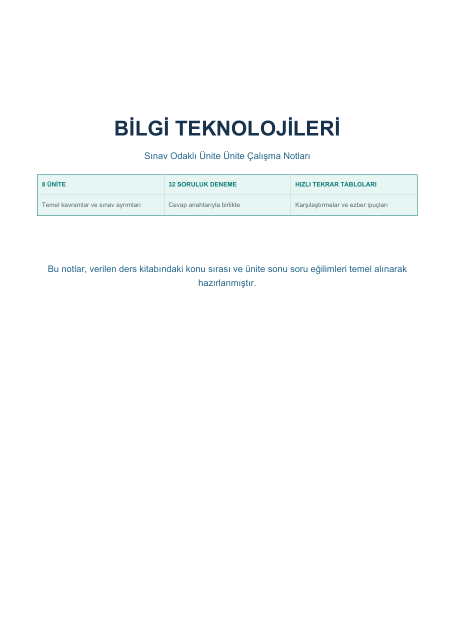
#> input picture tmp/pdfs/bilgi-tech-render/page-01.png, 910 x 1287 px (shown at 1/2 size); its folder holds only this picture in this run
$ python make_bilgi_tech_contact.py
#> lines starting #> are read from the running program, lines starting #| are printed output that depends on the picture
from pathlib import Path
from PIL import Image, ImageDraw

folder = Path(r"C:\Projeler\hoca-ile-borsa\tmp\pdfs\bilgi-tech-render")
files = sorted(folder.glob("page-*.png"))
thumb_w = 240
gap = 12
cols = 5
thumbs = []
for index, file in enumerate(files, start=1):
    image = Image.open(file).convert("RGB")
#> image is the input picture: PIL image 910x1287 RGB; mean R, G, B 251, 252.4, 252.5
    ratio = thumb_w / image.width
#> ratio = 0.264
    thumb = image.resize((thumb_w, int(image.height * ratio)))
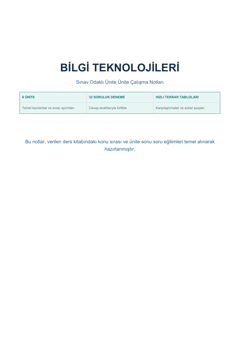
#> thumb: PIL image 240x339 RGB; mean R, G, B 250.9, 252.3, 252.5
    canvas = Image.new("RGB", (thumb_w, thumb.height + 24), "white")
#> canvas: PIL image 240x363 RGB; every value is 255
    canvas.paste(thumb, (0, 24))
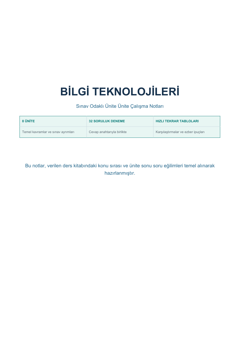
#> canvas: PIL image 240x363 RGB; mean R, G, B 251.2, 252.5, 252.6
    ImageDraw.Draw(canvas).text((6, 5), f"Sayfa {index}", fill="black")
    thumbs.append(canvas)

rows = (len(thumbs) + cols - 1) // cols
#> rows = 1
cell_h = max(t.height for t in thumbs)
#> cell_h = 363
sheet = Image.new("RGB", (cols * thumb_w + (cols + 1) * gap, rows * cell_h + (rows + 1) * gap), "#D9E1E6")
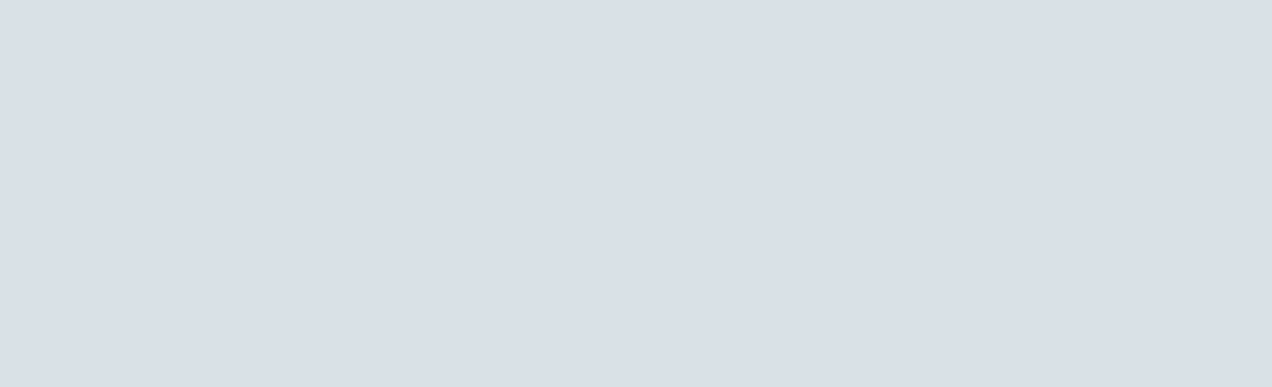
#> sheet: PIL image 1272x387 RGB; mean R, G, B 217, 225, 230
for index, thumb in enumerate(thumbs):
    x = gap + (index % cols) * (thumb_w + gap)
    y = gap + (index // cols) * (cell_h + gap)
    sheet.paste(thumb, (x, y))
#> this loop made 1 pass
#> (x, y) on pass 1: (12, 12)
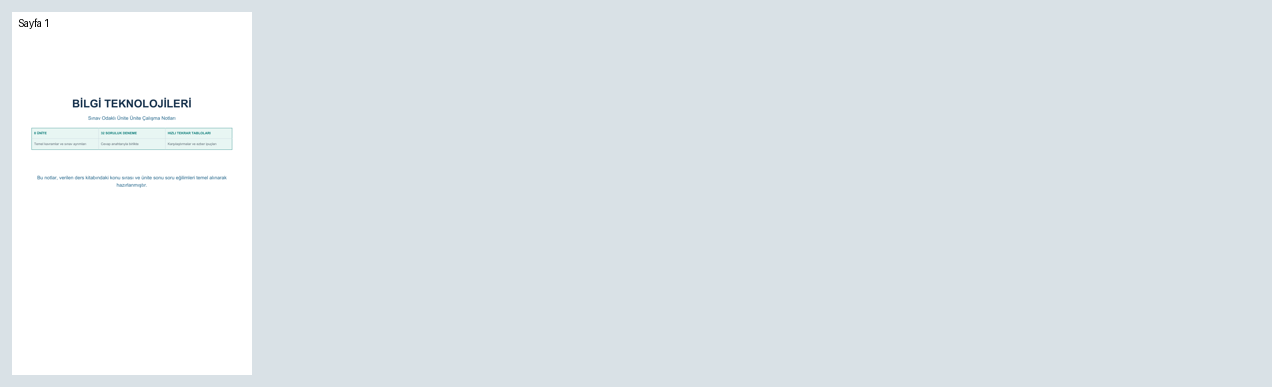
#> sheet: PIL image 1272x387 RGB; mean R, G, B 223, 229.8, 234
out = Path(r"C:\Projeler\hoca-ile-borsa\tmp\pdfs\bilgi-tech-contact.png")
sheet.save(out)
print(out)

$ run again, on tmp/pdfs/bilgi-tech-render/page-05.png
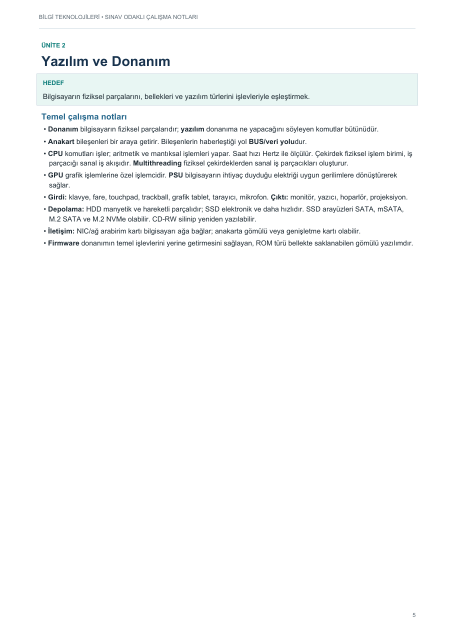
#> input picture tmp/pdfs/bilgi-tech-render/page-05.png, 910 x 1287 px (shown at 1/2 size)
#> image is the input picture: PIL image 910x1287 RGB; mean R, G, B 249.1, 250, 250.2
#> `canvas.paste(thumb, (0, 24))`:
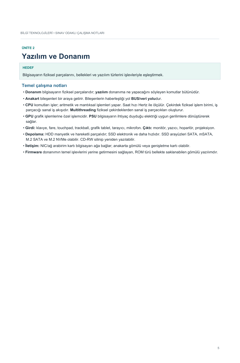
#> canvas: PIL image 240x363 RGB; mean R, G, B 249.4, 250.2, 250.4
#> rows = 1
#> cell_h = 363
#> the loop `for index, thumb in enumerate(thumbs):` made 1 pass
#> (x, y) on pass 1: (12, 12)
#> after the loop `for index, thumb in enumerate(thumbs):`:
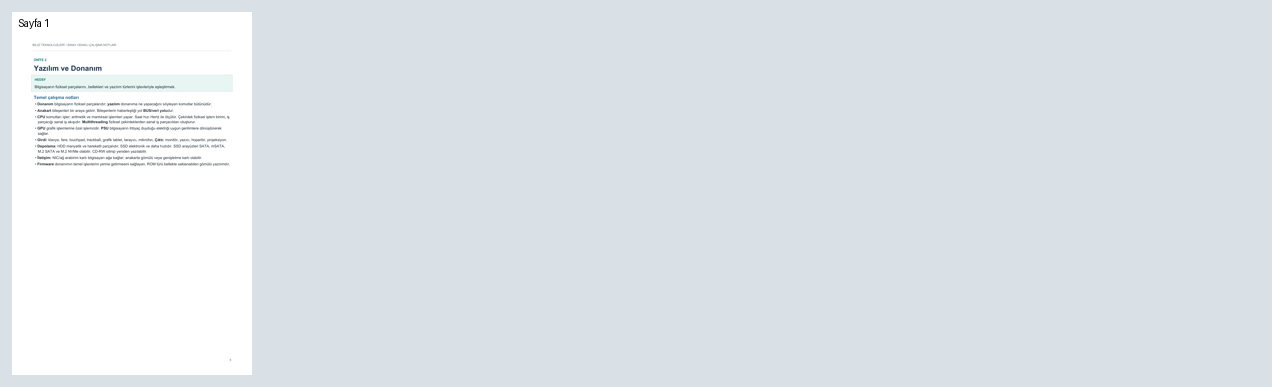
#> sheet: PIL image 1272x387 RGB; mean R, G, B 222.7, 229.4, 233.6

$ run again, on tmp/pdfs/bilgi-tech-render/page-06.png
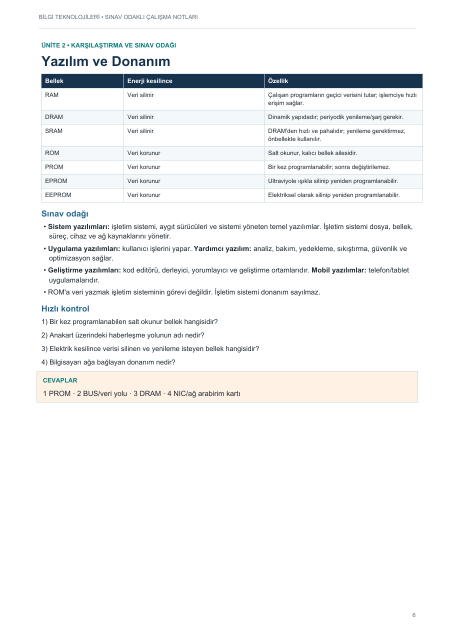
#> input picture tmp/pdfs/bilgi-tech-render/page-06.png, 910 x 1287 px (shown at 1/2 size)
#> image is the input picture: PIL image 910x1287 RGB; mean R, G, B 244.7, 245.4, 245.8
#> `canvas.paste(thumb, (0, 24))`:
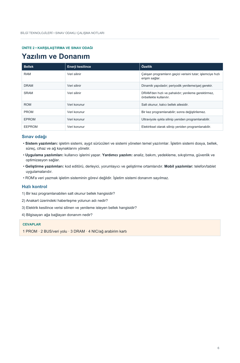
#> canvas: PIL image 240x363 RGB; mean R, G, B 245.2, 245.9, 246.3
#> rows = 1
#> cell_h = 363
#> the loop `for index, thumb in enumerate(thumbs):` made 1 pass
#> (x, y) on pass 1: (12, 12)
#> after the loop `for index, thumb in enumerate(thumbs):`:
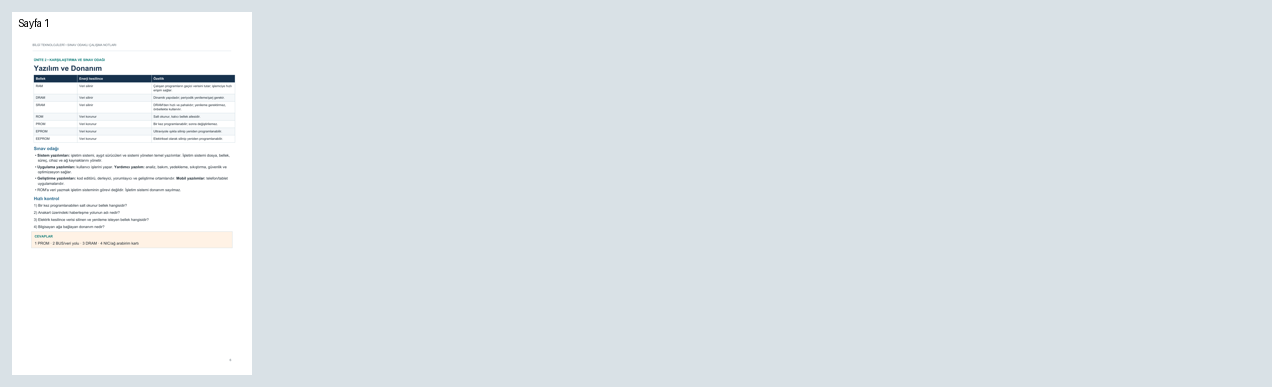
#> sheet: PIL image 1272x387 RGB; mean R, G, B 222, 228.7, 232.8

$ run again, on tmp/pdfs/bilgi-tech-render/page-02.png
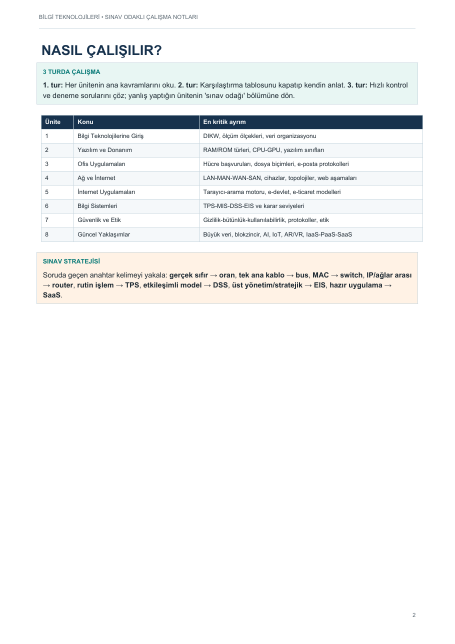
#> input picture tmp/pdfs/bilgi-tech-render/page-02.png, 910 x 1287 px (shown at 1/2 size)
#> image is the input picture: PIL image 910x1287 RGB; mean R, G, B 244.7, 245.8, 245.7
#> `canvas.paste(thumb, (0, 24))`:
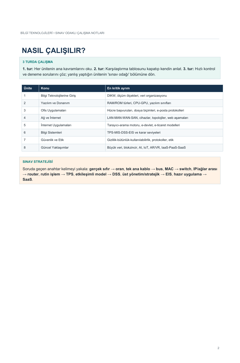
#> canvas: PIL image 240x363 RGB; mean R, G, B 245.3, 246.3, 246.2
#> rows = 1
#> cell_h = 363
#> the loop `for index, thumb in enumerate(thumbs):` made 1 pass
#> (x, y) on pass 1: (12, 12)
#> after the loop `for index, thumb in enumerate(thumbs):`:
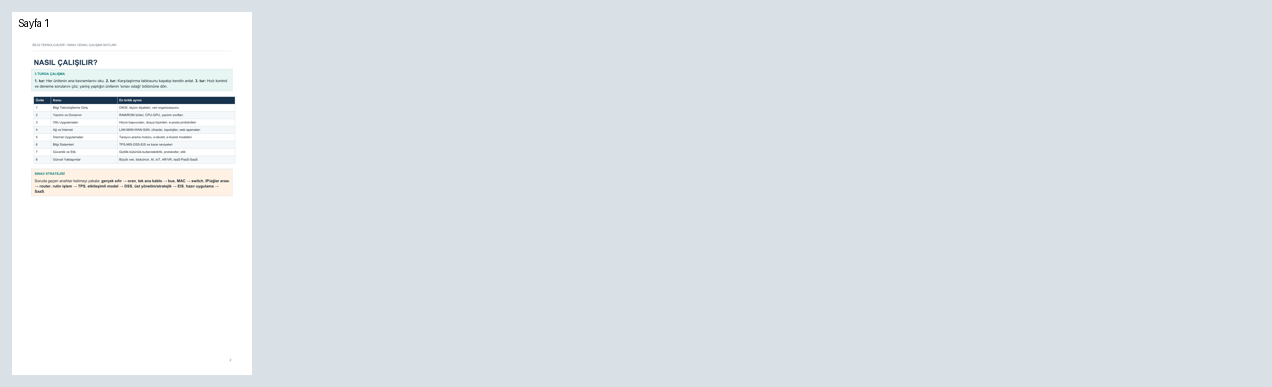
#> sheet: PIL image 1272x387 RGB; mean R, G, B 222, 228.7, 232.8
